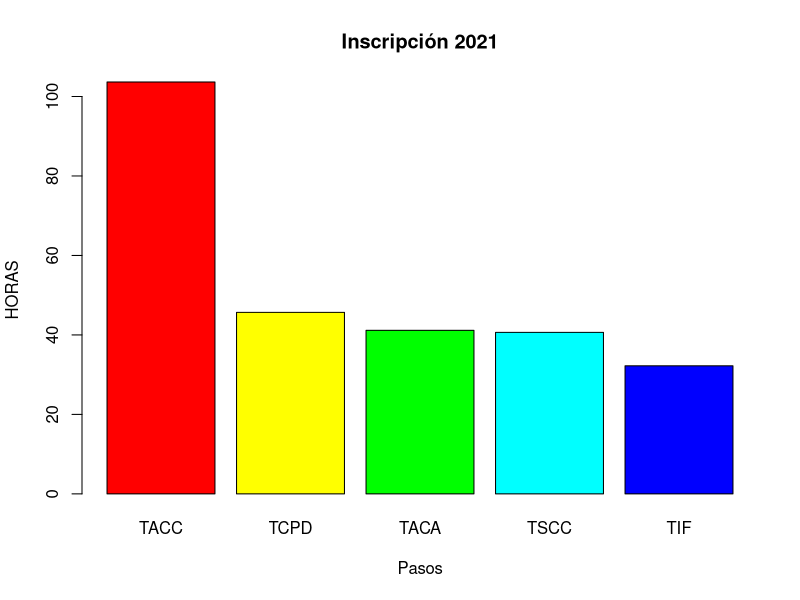
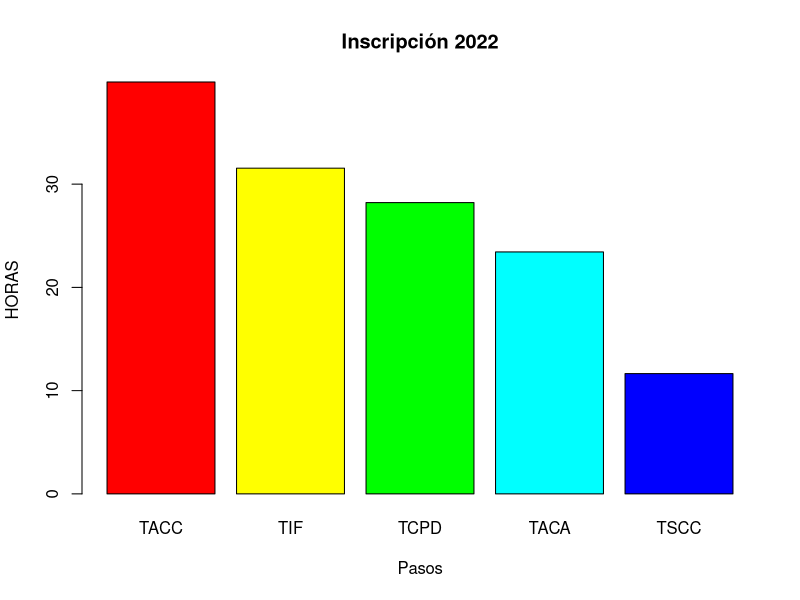

Write R code to recreate these figures, in order. (Note: this script raises an error after producing the figures.)
#importar base de datos y libreria#
library("tidyverse")
#library("lubridate")
RegisterData <-
  read_csv("rawTimes.csv", locale = locale(encoding =  "windows-1252")) #native de windows para tildes
#*LIMPIAR LOS DATOS*#

#FILTRAR DATOS#
data2021 <-
  RegisterData %>% filter(
    Campus == "ULV",
    Facultad != "NM",
    Facultad != "POSTGRADO",
    HoraRegistro < as.POSIXct("2022-01-01")
  ) %>% arrange(by_group = Matricula)

data2022 <-
  RegisterData %>% filter(
    Campus == "ULV",
    Facultad != "NM",
    Facultad != "POSTGRADO",
    HoraRegistro > as.POSIXct("2022-01-01")
  ) %>% arrange(by_group = Matricula)

#Trasponer proceso con su hora de registro *arreglar problema de formato - listo*
test2021 <- data2021 %>%
  select(-...1) %>%
  pivot_wider(names_from = Proceso,
              values_from = HoraRegistro,
              values_fn = last)


test2022 <- data2022 %>%
  select(-...1) %>%
  pivot_wider(names_from = Proceso,
              values_from = HoraRegistro,
              values_fn = last)

#Renombrar
test2021 <-
  test2021 %>% rename(
    Proceso1 = `Solicitud de Carga Académica`,
    Proceso2 = `Asignación de Carga Académica`,
    Proceso3 = `Solicitud de Cálculo de Cobro`,
    Proceso4 = `Asignación de Cálculo de Cobro`,
    Proceso5 = `Pago Deposito/Tranferencia`,
    Proceso6 = `Confirmación Pago Deposito`,
    Proceso6bis = `Confirmación de Pago en Línea`,
    Proceso7 = `Inscripción Finalizada`
  )

test2022 <-
  test2022 %>% rename(
    Proceso0 = `Asignación de Carga Académica Automática`,
    Proceso1 = `Solicitud de Carga Académica`,
    Proceso2 = `Asignación de Carga Académica`,
    Proceso3 = `Solicitud de Cálculo de Cobro`,
    Proceso4 = `Asignación de Cálculo de Cobro`,
    Proceso5 = `Pago Deposito/Tranferencia`,
    Proceso6 = `Confirmación Pago Deposito`,
    Proceso6bis = `Confirmación de Pago en Línea`,
    Proceso7 = `Inscripción Finalizada`
  )


#Limpiar datos, excluir los que no van a servir#
test2021<-test2021%>%
  filter(
    !is.na(Proceso7),
    !is.na(Proceso1),
    !is.na(Proceso5),
    !is.na(Proceso3)
  )

test2022<-test2022%>%
  filter(
    !is.na(Proceso7),
    !is.na(Proceso1),
    !is.na(Proceso5),
    !is.na(Proceso3)
  )

#* operaciones *#
#* en formato
# test2021 <- test2021 %>%
#   mutate(
#     TiempoCargaAcademica = seconds_to_period(difftime(Proceso2, Proceso1, units = "secs")),
#     TiempoCalculoCobro = seconds_to_period(difftime(Proceso4, Proceso3, units = "secs")),
#     TiempoPago = seconds_to_period(difftime(if_else(is.na(Proceso6), Proceso6bis, Proceso6), Proceso5, units = "secs")),
#     TiempoConfirmacionInscripcion  = seconds_to_period(difftime(Proceso7,if_else(is.na(Proceso6),Proceso6bis,Proceso6),units = "secs")),
#     TiempoTotal = seconds_to_period(difftime(Proceso7, Proceso1, units = "secs"))
#   )
# 
# test2022 <- test2022 %>%
#   mutate(
#     TiempoCargaAcademica = seconds_to_period(if_else(is.na(Proceso0),difftime(Proceso2, Proceso1, units = "secs"), as.difftime(0, units = "secs"))),
#     TiempoCalculoCobro = seconds_to_period(difftime(Proceso4, Proceso3, units = "secs")),
#     TiempoPago = seconds_to_period(difftime(if_else(is.na(Proceso6bis), Proceso6, Proceso6bis), Proceso5, units = "secs")),
#     TiempoConfirmacionInscripcion  = seconds_to_period(difftime(Proceso7,if_else(is.na(Proceso6),Proceso6bis,Proceso6),units = "secs")),
#     TiempoTotal = seconds_to_period(difftime(Proceso7, Proceso1, units = "secs"))
#   )

#*en horas*#
test2021 <- test2021 %>%
  mutate(
    TACA = round(difftime(Proceso2, Proceso1, units = "hours"),3),
    TSCC = round(difftime(Proceso3,Proceso2,units = "hours"),3),
    TACC = round(difftime(Proceso4, Proceso3, units = "hours"),3),
    TCPD = round(difftime(if_else(is.na(Proceso6bis), Proceso6, Proceso6bis), Proceso5, units = "hours"),3),
    TIF  = round(difftime(Proceso7,if_else(is.na(Proceso6bis),Proceso6,Proceso6bis),units = "hours"),3)
    #TiempoTotal = round(difftime(Proceso7, Proceso1, units = "hours"),3)
  )

test2022 <- test2022 %>%
  mutate(
    TACA = round(if_else(is.na(Proceso0),difftime(Proceso2, Proceso1, units = "hours"), as.difftime(0, units = "hours")),3),
    TSCC = round(difftime(Proceso3,if_else(is.na(Proceso2),Proceso0,Proceso2),units = "hours"),3),
    TACC = round(difftime(Proceso4, Proceso3, units = "hours"),3),
    TCPD = round(difftime(if_else(is.na(Proceso6bis), Proceso6, Proceso6bis), Proceso5, units = "hours"),3),
    TIF  = round(difftime(Proceso7,if_else(is.na(Proceso6),Proceso6bis,Proceso6),units = "hours"),3)
    #TiempoTotal = round(difftime(Proceso7, Proceso1, units = "hours"),3)
  )
#Prueba graficar pareto#

#*idea, usar pivot_longer o crear dos colunmas para poner en una los nombres de 
#*los procesos y en la siguiente su valor en mediana y standard deviation*#
test<-type.convert(test2021[13:17]) 
test <-
  test %>% summarise(
    TACA = mean(abs(TACA)),
    TSCC = mean(abs(TSCC)),
    TACC = mean(abs(TACC)),
    TCPD = mean(abs(TCPD)),
    TIF = mean(abs(TIF)),
    #TiempoTotal = mean(abs(TiempoTotal))
  )

info2021<-test%>%pivot_longer(cols = starts_with("T"),names_to = "Proceso")
rm(test)
test<-type.convert(test2022[14:18]) 
test <-
  test %>% summarise(
    TACA = mean(abs(TACA)),
    TSCC = mean(abs(TSCC)),
    TACC = mean(abs(TACC)),
    TCPD = mean(abs(TCPD)),
    TIF = mean(abs(TIF)),
    #TiempoTotal = mean(abs(TiempoTotal))
  )

info2022<-test%>%pivot_longer(cols = starts_with("T"),names_to = "Proceso")
rm(test)
#agrupar
info2021<-info2021%>%arrange(desc(value))
info2022<-info2022%>%arrange(desc(value))
#Gráficas pendiente#
barplot(
  info2021$value, #datos
  main = "Inscripción 2021",
  xlab = "Pasos",
  ylab = "HORAS",
  col = rainbow(6),
  names.arg = info2021$Proceso,
  beside = TRUE
)
barplot(
  info2022$value, #datos
  main = "Inscripción 2022",
  xlab = "Pasos",
  ylab = "HORAS",
  col = rainbow(6),
  names.arg = info2022$Proceso,
  beside = TRUE
)

#*cual proceso te toma mas tiempo
#por matricula cual proceso es mas largo
#pareto
#nuevo campo en el registro y evaluar el mayor
#ejemplo pareto

test2021<-type.convert(test2021)
test2021 <-
  test2021 %>% mutate(Frecuencia = ifelse(pmax(TACA, TSCC, TACC, TCPD, TIF) ==TACA,"TACA",ifelse(pmax(TSCC, TACC, TCPD, TIF) ==TSCC,"TSCC",ifelse(pmax(TACC, TCPD, TIF) ==TACC,"TACC",ifelse(pmax(TCPD, TIF)==TCPD,"TCPD","TIF")))))

tabla = table(as.factor(test2021$Frecuencia))
pareto.chart(tabla,col=rainbow(length(tabla)),main = "Inscripción 2021")
rm(tabla)

test2022<-type.convert(test2022)
test2022 <-
  test2022 %>% mutate(Frecuencia = ifelse(pmax(TACA, TSCC, TACC, TCPD, TIF) ==TACA,"TACA",ifelse(pmax(TSCC, TACC, TCPD, TIF) ==TSCC,"TSCC",ifelse(pmax(TACC, TCPD, TIF) ==TACC,"TACC",ifelse(pmax(TCPD, TIF)==TCPD,"TCPD","TIF")))))

tabla = table(as.factor(test2022$Frecuencia))
pareto.chart(tabla,col=rainbow(length(tabla)),main = "Inscripción 2022")
rm(tabla)
